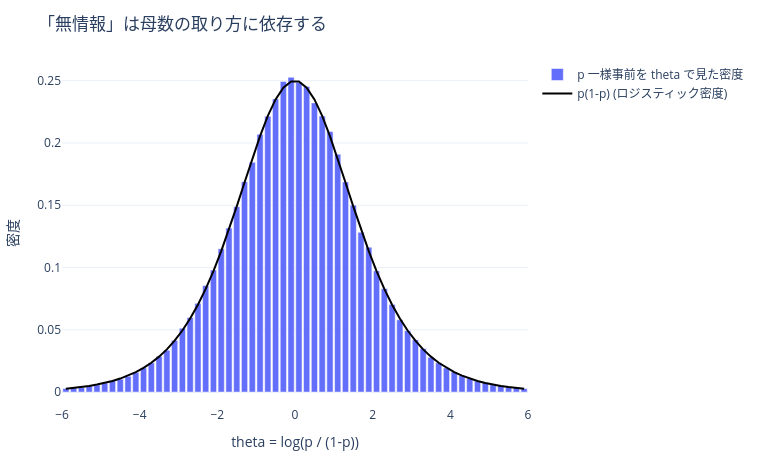

The notebook cell saved with this chart:
### Markdown cell above
### 11-2

> $p$ について一様な事前が $\theta = \log\frac{p}{1-p}$ については一様でないことを Jacobian で示せ。

$\theta = \log\frac{p}{1-p}$ の逆変換は $p = \frac{e^\theta}{1+e^\theta} = \sigma(\theta)$。
ヤコビアンは

$$
\frac{dp}{d\theta} = \sigma(\theta)\big(1 - \sigma(\theta)\big) = p(1-p)
$$

密度の変換則 $f_\Theta(\theta) = f_P(p) \left| \frac{dp}{d\theta} \right|$ より、
$f_P(p) = 1$($p$ について一様)なら

$$
f_\Theta(\theta) = p(1-p) = \frac{e^\theta}{(1 + e^\theta)^2}
$$

これはロジスティック分布の密度であり、**一様ではない**。
$\theta = 0$($p = 0.5$)で最大値 $1/4$ を取り、両裾で 0 に落ちる。

つまり「$p$ について無情報」と「ロジットについて無情報」は両立しない。
**無情報性は母数の取り方に相対的** であり、事前分布そのものの性質ではない。
これが「無情報事前」という言い方の落とし穴である。

### Code cell
rng = np.random.default_rng(RANDOM_SEED)
p_draws = rng.uniform(0, 1, 400_000)              # p について一様
theta = np.log(p_draws / (1 - p_draws))

hist, edges = np.histogram(theta, bins=60, range=(-6, 6), density=True)
centers = 0.5 * (edges[:-1] + edges[1:])
logistic = np.exp(centers) / (1 + np.exp(centers)) ** 2

print(f"{'theta':>8} {'実測密度':>10} {'p(1-p) の理論':>15}")
for i in range(0, 60, 10):
    print(f"{centers[i]:8.2f} {hist[i]:10.4f} {logistic[i]:15.4f}")
print(f"\n最大差 = {np.abs(hist - logistic).max():.4f}")
print("一様だったはずの事前が、ロジットスケールでは山なりになっている")

import plotly.graph_objects as go
fig = go.Figure([
    go.Bar(x=centers, y=hist, name="p 一様事前を theta で見た密度"),
    go.Scatter(x=centers, y=logistic, mode="lines", name="p(1-p) (ロジスティック密度)",
               line={"color": "black"}),
])
plotting.apply_defaults(fig, title="「無情報」は母数の取り方に依存する",
                        xaxis_title="theta = log(p / (1-p))", yaxis_title="密度")

### Figure 1 — Plotly figure (JSON) as saved in the notebook; plotly's stock layout.template omitted (floating-point values rounded to 4 significant figures)
{"data": [{"name": "p 一様事前を theta で見た密度", "type": "bar", "x": [-5.9, -5.7, -5.5, -5.3, -5.1, -4.9, -4.7, -4.5, -4.3, -4.1, -3.9, -3.7, -3.5, -3.3, -3.1, -2.9, -2.7, -2.5, -2.3, -2.1, -1.9, -1.7, -1.5, -1.3, -1.1, -0.9, -0.7, -0.5, -0.3, -0.1, 0.1, 0.3, 0.5, 0.7, 0.9, 1.1, 1.3, 1.5, 1.7, 1.9, 2.1, 2.3, 2.5, 2.7, 2.9, 3.1, 3.3, 3.5, 3.7, 3.9, 4.1, 4.3, 4.5, 4.7, 4.9, 5.1, 5.3, 5.5, 5.7, 5.9], "y": [0.002902, 0.003354, 0.003618, 0.005076, 0.005792, 0.007325, 0.009121, 0.01034, 0.01273, 0.01586, 0.01949, 0.02348, 0.02868, 0.03359, 0.04152, 0.05125, 0.05987, 0.07126, 0.08551, 0.098, 0.1151, 0.1317, 0.1488, 0.169, 0.1845, 0.2069, 0.2215, 0.2354, 0.2493, 0.2527, 0.2488, 0.2454, 0.2322, 0.2216, 0.2092, 0.191, 0.1688, 0.1501, 0.1283, 0.1164, 0.09733, 0.08307, 0.07039, 0.05804, 0.04934, 0.04197, 0.03499, 0.02793, 0.02347, 0.01942, 0.01618, 0.0132, 0.01088, 0.008882, 0.007588, 0.005905, 0.005302, 0.004045, 0.003757, 0.002827]}, {"line": {"color": "black"}, "mode": "lines", "name": "p(1-p) (ロジスティック密度)", "type": "scatter", "x": [-5.9, -5.7, -5.5, -5.3, -5.1, -4.9, -4.7, -4.5, -4.3, -4.1, -3.9, -3.7, -3.5, -3.3, -3.1, -2.9, -2.7, -2.5, -2.3, -2.1, -1.9, -1.7, -1.5, -1.3, -1.1, -0.9, -0.7, -0.5, -0.3, -0.1, 0.1, 0.3, 0.5, 0.7, 0.9, 1.1, 1.3, 1.5, 1.7, 1.9, 2.1, 2.3, 2.5, 2.7, 2.9, 3.1, 3.3, 3.5, 3.7, 3.9, 4.1, 4.3, 4.5, 4.7, 4.9, 5.1, 5.3, 5.5, 5.7, 5.9], "y": [0.002724, 0.003324, 0.004054, 0.004942, 0.006023, 0.007337, 0.008932, 0.01087, 0.01321, 0.01604, 0.01945, 0.02354, 0.02845, 0.03431, 0.04125, 0.04943, 0.05901, 0.0701, 0.08282, 0.09719, 0.1132, 0.1306, 0.1491, 0.1683, 0.1874, 0.2055, 0.2217, 0.235, 0.2445, 0.2494, 0.2494, 0.2445, 0.235, 0.2217, 0.2055, 0.1874, 0.1683, 0.1491, 0.1306, 0.1132, 0.09719, 0.08282, 0.0701, 0.05901, 0.04943, 0.04125, 0.03431, 0.02845, 0.02354, 0.01945, 0.01604, 0.01321, 0.01087, 0.008932, 0.007337, 0.006023, 0.004942, 0.004054, 0.003324, 0.002724]}], "layout": {"height": 460, "margin": {"b": 50, "l": 60, "r": 30, "t": 60}, "title": {"text": "「無情報」は母数の取り方に依存する"}, "width": 760, "xaxis": {"title": {"text": "theta = log(p / (1-p))"}}, "yaxis": {"title": {"text": "密度"}}}}
